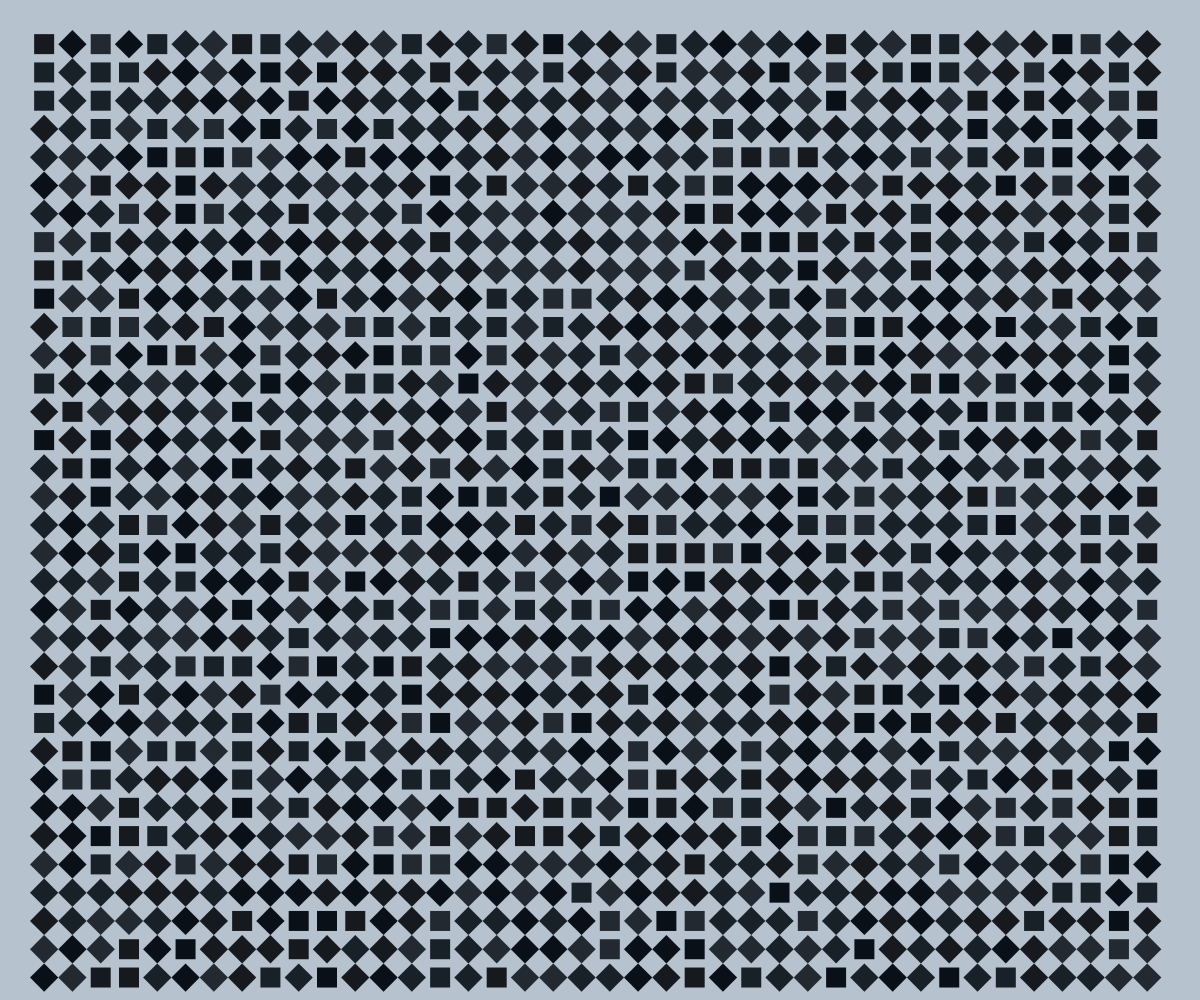
Frame 1 (no input)
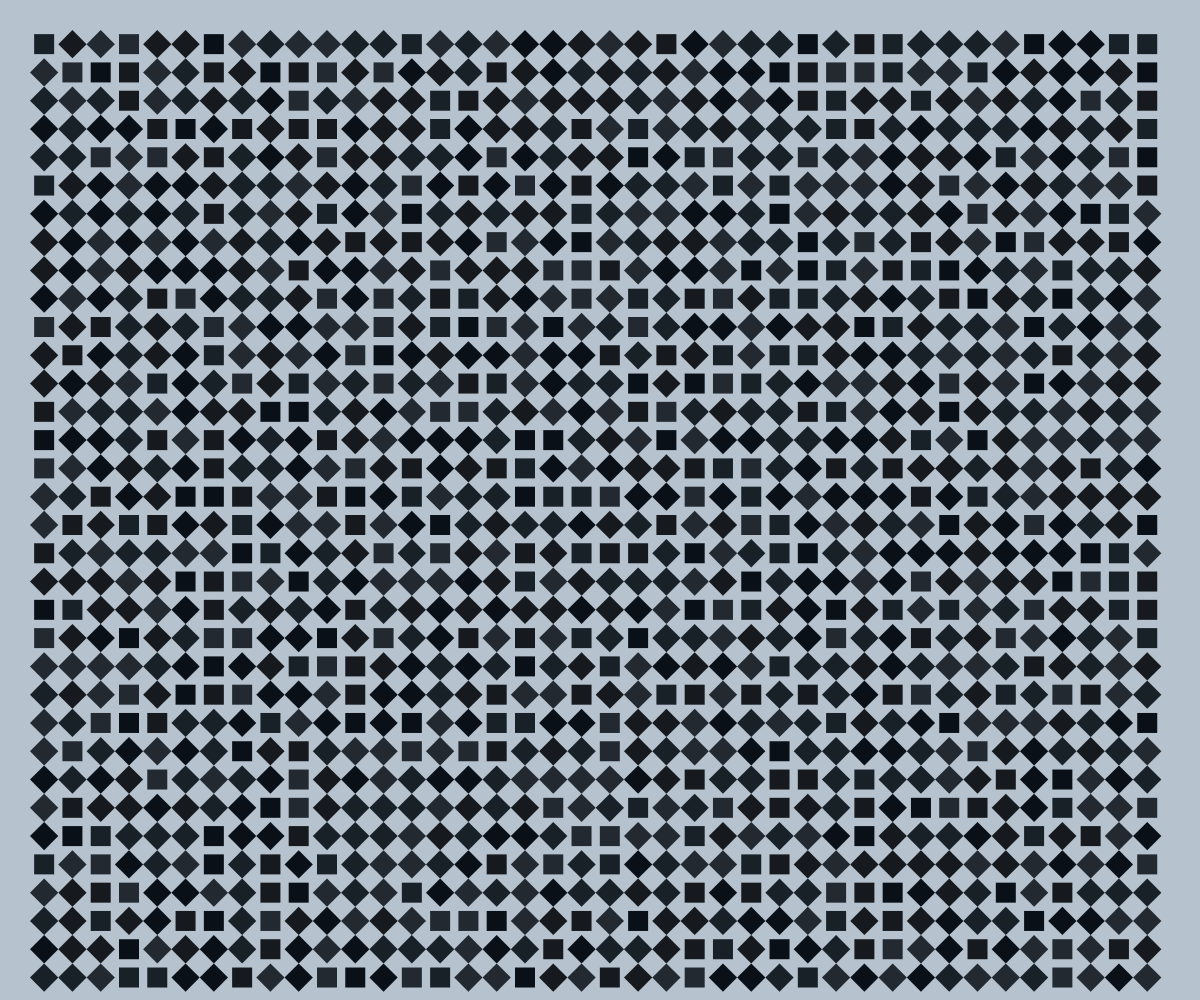
Frame 2 (the mouse pressed at the canvas centre, redrawn once)

The p5.js sketch that drew these frames (run headless with seeded random() and noise() and a simulated clock; the mouse was pressed at the canvas centre and the sketch redrawn once):

// p5.js sketch
// ── sketch.js
function setup() {
  createCanvas(windowWidth, windowHeight);
  // put setup code here
  noLoop();
  
}

let nLines = 100;

function draw() {
  // put drawing code here
  background("#b6c2cd");
  let colors = ["#161a1e", "#182028", "#222930", "#091018"];
  //fill('#161a1e');
  noStroke(); 
  let lato = 20;
  let distanza = lato * sqrt(2);
  let margine = 30;

  
  let nColums = floor((windowWidth - 2 * margine)/distanza); //lato*sqrt2
  let nRows = (windowHeight - 2* margine)/distanza;
 
  rectMode(CENTER);
  
  //if qualcosa --> creo questo, else --> ruoto di QUARTER_PI
  //qualcosa: se  100 è divisibile per 3

  for(let i = 0; i < nColums; i++) { //ciclo per fare le colonne

    for(let j = 0; j < nRows; j++) { //ciclo per fare le righe
      
      let x = i * distanza + margine + distanza / 2 ;
      let y = j * distanza + margine + distanza / 2 ;
      
      push();
      translate(x, y);
      
      let q = random(0, 10);

      if(q < 7) {
        rotate(QUARTER_PI);
        
      }

      let color = random(colors);
      fill(color)
      rect(0, 0, lato, lato); 
      pop();
    }
    
  }

} 
{}
